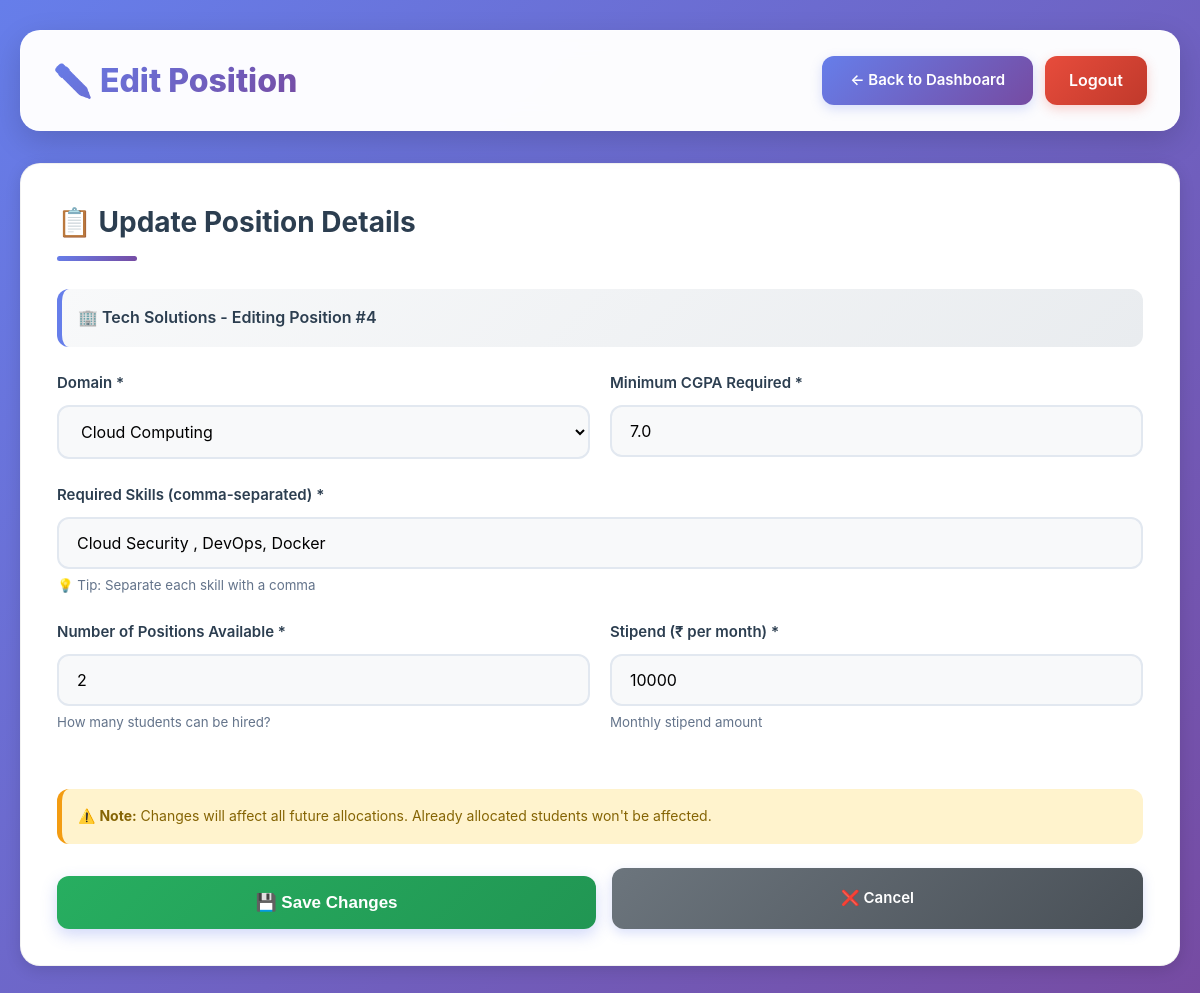
/company/position/edit/4 (signed in), run on the app's committed database.
### tables this page shows
CREATE TABLE company_profile (
            user_id INTEGER PRIMARY KEY,
            company_name TEXT,
            location TEXT,
            contact_email TEXT,
            contact_no TEXT,
            profile_logo TEXT,
            FOREIGN KEY(user_id) REFERENCES users(user_id) ON DELETE CASCADE
        );

CREATE TABLE company_positions (
            position_id INTEGER PRIMARY KEY AUTOINCREMENT,
            company_id INTEGER,
            domain TEXT,
            required_skills TEXT,
            min_cgpa REAL DEFAULT 0,
            positions INTEGER DEFAULT 0,
            stipend INTEGER DEFAULT 0,
            FOREIGN KEY(company_id) REFERENCES users(user_id) ON DELETE CASCADE
        );

### app.py (the view, shortened to what this page needs)
@app.route('/company/position/edit/<int:position_id>', methods=['GET', 'POST'])
@role_required('company')
def edit_position(position_id):
    with get_connection() as conn:
        position = conn.execute("""
            SELECT position_id, domain, required_skills, min_cgpa, positions, stipend
            FROM company_positions
            WHERE position_id = ? AND company_id = ?
        """, (position_id, session['user_id'])).fetchone()
        if not position:
            flash('Position not found or unauthorized access.', 'error')
            return redirect(url_for('company_dashboard'))
        profile = conn.execute("""
            SELECT company_name, location, contact_email, contact_no, profile_logo
            FROM company_profile
            WHERE user_id = ?
        """, (session['user_id'],)).fetchone()
    return render_template('edit_position.html', position=position, profile=profile)

### app.py (called while the page is built)
def role_required(required_role):
    def decorator(f):
        @wraps(f)
        def decorated_function(*args, **kwargs):
            if 'user_id' not in session:
                flash("Please log in to access this page.", "error")
                return redirect(url_for('login'))
            if session.get('role') != required_role:
                flash(f"Access denied. This page is for {required_role}s only.", "error")
                return render_template('403.html'), 403
            return f(*args, **kwargs)
        return decorated_function
    return decorator

def get_connection():
    return sqlite3.connect("platform.db")

### templates/edit_position.html (shortened to what this page needs)
<!DOCTYPE html>
<html lang="en">
<head>
    <link rel="stylesheet" href="{{ url_for('static', filename='css/style.css') }}">
</head>
<body>
    <div class="container">
        <div class="header">
            <h1>✏️ Edit Position</h1>
            <div class="header-actions">
                <a href="/company/dashboard" class="btn">← Back to Dashboard</a>
                <a href="/logout" class="logout-btn">Logout</a>
            </div>
        </div>
        <div class="card">
            <h2>📋 Update Position Details</h2>
            {% if profile and profile[0] %}
            <div style="padding: 16px; background: linear-gradient(135deg, #f8f9fa 0%, #e9ecef 100%); border-radius: 12px; margin-bottom: 24px; border-left: 5px solid #667eea;">
                <p style="margin: 0; font-weight: 600; color: var(--dark-text);">
                    🏢 {{ profile[0] }} - Editing Position #{{ position[0] }}
                </p>
            </div>
            {% endif %}
            <form method="POST">
                <div style="display: grid; grid-template-columns: 1fr 1fr; gap: 20px;">
                    <div class="form-group">
                        <label for="domain">Domain *</label>
                        <select id="domain" name="domain" required>
                            <option value="Cloud Computing" {% if position[1] == "Cloud Computing" %}selected{% endif %}>Cloud Computing</option>
                        </select>
                    </div>
                    <div class="form-group">
                        <label for="min_cgpa">Minimum CGPA Required *</label>
                        <input type="number" id="min_cgpa" name="min_cgpa" step="0.01" min="0" max="10"
                               value="{{ position[3] }}" required>
                    </div>
                </div>
                <div class="form-group">
                    <label for="required_skills">Required Skills (comma-separated) *</label>
                    <input type="text" id="required_skills" name="required_skills"
                           value="{{ position[2] }}" required>
                    <small style="color: #64748b; display: block; margin-top: 6px;">💡 Tip: Separate each skill with a comma</small>
                </div>
                <div style="display: grid; grid-template-columns: 1fr 1fr; gap: 20px;">
                    <div class="form-group">
                        <label for="positions">Number of Positions Available *</label>
                        <input type="number" id="positions" name="positions" min="1" max="100"
                               value="{{ position[4] }}" required>
                        <small style="color: #64748b; display: block; margin-top: 6px;">How many students can be hired?</small>
                    </div>
                    <div class="form-group">
                        <label for="stipend">Stipend (₹ per month) *</label>
                        <input type="number" id="stipend" name="stipend" min="0"
                               value="{{ position[5] }}" required>
                        <small style="color: #64748b; display: block; margin-top: 6px;">Monthly stipend amount</small>
                    </div>
                </div>
                <div style="margin-top: 32px; padding: 16px; background: #fff3cd; border-radius: 12px; border-left: 5px solid #f39c12;">
                    <p style="margin: 0; color: #856404; font-size: 14px;">
                        ⚠️ <strong>Note:</strong> Changes will affect all future allocations. Already allocated students won't be affected.
                    </p>
                </div>
                <div style="display: flex; gap: 16px; margin-top: 24px;">
                    <button type="submit" style="flex: 1; background: linear-gradient(135deg, #27ae60 0%, #219653 100%);">
                        💾 Save Changes
                    </button>
                    <a href="/company/dashboard" class="btn" style="flex: 1; background: linear-gradient(135deg, #6c757d 0%, #495057 100%); text-align: center; display: flex; align-items: center; justify-content: center; text-decoration: none;">
                        ❌ Cancel
                    </a>
                </div>
            </form>
        </div>
    </div>
</body>
</html>

### static/css/style.css (style rules this page uses)
:root { --primary-gradient: linear-gradient(135deg, #667eea 0%, #764ba2 100%); --success-color: #27ae60; --danger-color: #e74c3c; --warning-color: #f39c12; --info-color: #3498db; --dark-text: #2c3e50; --light-text: #64748b; --border-color: #e2e8f0; --bg-light: #f8f9fa; --shadow-sm: 0 2px 8px rgba(0, 0, 0, 0.08); --shadow-md: 0 4px 16px rgba(0, 0, 0, 0.12); --shadow-lg: 0 10px 30px rgba(0, 0, 0, 0.15); }
* { margin: 0; padding: 0; box-sizing: border-box; }
body { font-family: 'Inter', 'Segoe UI', -apple-system, BlinkMacSystemFont, sans-serif; background: var(--primary-gradient); min-height: 100vh; color: var(--dark-text); line-height: 1.6; }
.container { max-width: 1400px; margin: 30px auto; padding: 0 20px; }
.header { background: rgba(255, 255, 255, 0.98); backdrop-filter: blur(12px); padding: 24px 32px; border-radius: 20px; margin-bottom: 32px; box-shadow: var(--shadow-lg); display: flex; justify-content: space-between; align-items: center; border: 1px solid rgba(255, 255, 255, 0.3); }
.header h1 { font-size: 32px; font-weight: 800; background: var(--primary-gradient); -webkit-background-clip: text; -webkit-text-fill-color: transparent; background-clip: text; }
.header-actions { display: flex; gap: 12px; }
.btn { padding: 12px 28px; background: var(--primary-gradient); color: white; border: none; border-radius: 12px; font-size: 15px; font-weight: 600; cursor: pointer; text-decoration: none; display: inline-block; transition: all 0.3s cubic-bezier(0.4, 0, 0.2, 1); box-shadow: 0 4px 12px rgba(102, 126, 234, 0.25); text-align: center; }
.logout-btn { padding: 12px 24px; background: linear-gradient(135deg, #e74c3c 0%, #c0392b 100%); color: white; border: none; border-radius: 12px; font-weight: 600; text-decoration: none; transition: all 0.3s ease; box-shadow: 0 4px 12px rgba(231, 76, 60, 0.25); }
.card { background: white; border-radius: 20px; box-shadow: var(--shadow-md); padding: 36px; margin-bottom: 32px; transition: all 0.3s ease; border: 1px solid rgba(0, 0, 0, 0.05); }
.card h2 { font-size: 28px; color: var(--dark-text); margin-bottom: 28px; font-weight: 700; position: relative; padding-bottom: 16px; }
.card h2::after { content: ''; position: absolute; bottom: 0; left: 0; width: 80px; height: 5px; background: var(--primary-gradient); border-radius: 3px; }
.form-group { margin-bottom: 24px; }
label { display: block; margin-bottom: 10px; font-weight: 600; color: var(--dark-text); font-size: 15px; }
input[type="text"], input[type="email"], input[type="password"], input[type="number"], input[type="file"], textarea, select { width: 100%; padding: 14px 18px; border: 2px solid var(--border-color); border-radius: 12px; font-size: 16px; font-family: inherit; transition: all 0.3s ease; background: var(--bg-light); }
button[type="submit"] { width: 100%; padding: 16px 32px; background: var(--primary-gradient); color: white; border: none; border-radius: 12px; font-size: 17px; font-weight: 700; cursor: pointer; transition: all 0.3s ease; box-shadow: 0 6px 16px rgba(102, 126, 234, 0.3); margin-top: 8px; }

### data on the page
company_profile: company_name "Tech Solutions"
company_positions: position_id "4", domain "Cloud Computing", min_cgpa "7.0", required_skills "Cloud Security , DevOps, Docker", positions "2", stipend "10000"
